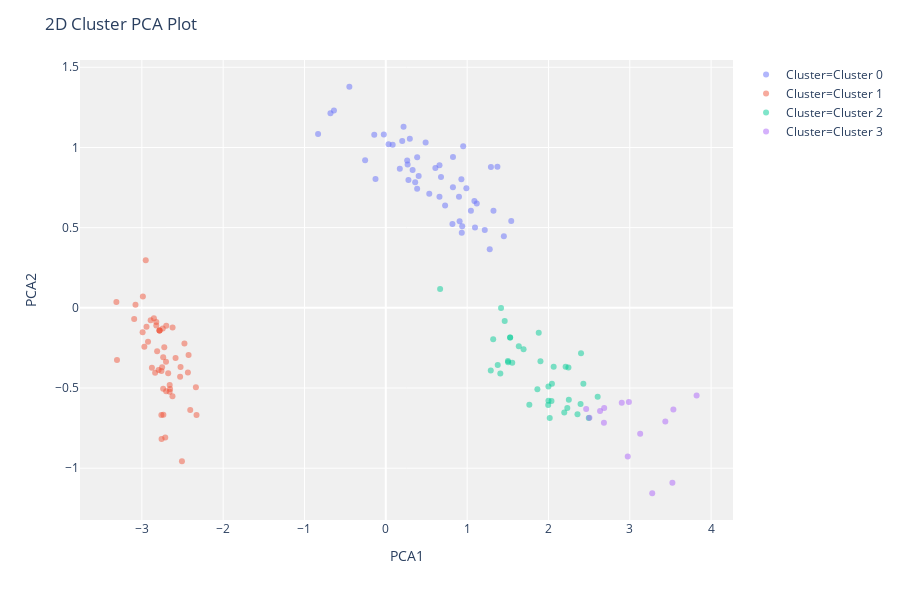

The code cell stored with this chart in its notebook:
### Code cell
plot_model(kmean)

### Figure 1 — Plotly figure (JSON) as saved in the notebook; plotly's stock layout.template omitted (floating-point values rounded to 4 significant figures)
{"data": [{"customdata": [[5.1], [4.9], [4.7], [4.6], [5], [5.4], [4.6], [5], [4.4], [4.9], [5.4], [4.8], [4.8], [4.3], [5.8], [5.7], [5.4], [5.1], [5.7], [5.1], [5.4], [5.1], [4.6], [5.1], [4.8], [5], [5], [5.2], [5.2], [4.7], [4.8], [5.4], [5.2], [5.5], [4.9], [5], [5.5], [4.9], [4.4], [5.1], [5], [4.5], [4.4], [5], [5.1], [4.8], [5.1], [4.6], [5.3], [5]], "hoverlabel": {"namelength": 0}, "hovertemplate": "Cluster=Cluster 0<br>PCA1=%{x}<br>PCA2=%{y}<br>Feature=%{customdata[0]}", "legendgroup": "Cluster=Cluster 0", "marker": {"color": "#636efa", "opacity": 0.5, "symbol": "circle"}, "mode": "markers", "name": "Cluster=Cluster 0", "showlegend": true, "textposition": "top center", "type": "scatter", "x": [0.7291, 1.292, 0.3853, 1.118, 0.08439, 0.9515, 0.2681, 0.6786, 0.9341, -0.1268, 0.9906, 0.2953, 0.5345, -0.4482, 0.03365, 1.046, -0.6807, 1.097, 0.6601, 1.089, 0.2181, 1.452, 0.9293, 0.9076, 1.324, 1.542, 0.3294, -0.8329, 0.6598, 0.4039, 0.3611, 0.3856, -0.638, 0.2629, 0.8998, 0.4897, 0.9395, 0.2018, 0.8259, 1.217, 0.8193, 0.6093, 1.372, 0.1721, -0.1422, -0.0248, -0.2545, 0.8253, 0.2785, 1.278], "xaxis": "x", "y": [0.6381, 0.8776, 0.7419, 0.6506, 1.016, 1.008, 0.8937, 0.8164, 0.4687, 0.8039, 0.745, 1.054, 0.7113, 1.379, 1.02, 0.6062, 1.213, 0.5005, 0.8896, 0.6664, 1.129, 0.4462, 0.8011, 0.5406, 0.6053, 0.5415, 0.8591, 1.085, 0.6929, 0.8223, 0.7836, 0.9387, 1.23, 0.9189, 0.6928, 1.032, 0.5082, 1.04, 0.9401, 0.4858, 0.523, 0.8712, 0.8803, 0.8668, 1.079, 1.081, 0.9198, 0.7513, 0.7975, 0.3649], "yaxis": "y"}, {"customdata": [[7], [6.4], [6.9], [5.5], [6.5], [5.7], [6.3], [4.9], [6.6], [5.2], [5], [5.9], [6], [6.1], [5.6], [6.7], [5.6], [5.8], [6.2], [5.6], [5.9], [6.1], [6.3], [6.1], [6.4], [6.6], [6.8], [6.7], [6], [5.7], [5.5], [5.5], [5.8], [6], [5.4], [6], [6.7], [6.3], [5.6], [5.5], [5.5], [6.1], [5.8], [5], [5.6], [5.7], [5.7], [6.2], [5.1], [5.7]], "hoverlabel": {"namelength": 0}, "hovertemplate": "Cluster=Cluster 1<br>PCA1=%{x}<br>PCA2=%{y}<br>Feature=%{customdata[0]}", "legendgroup": "Cluster=Cluster 1", "marker": {"color": "#EF553B", "opacity": 0.5, "symbol": "circle"}, "mode": "markers", "name": "Cluster=Cluster 1", "showlegend": true, "textposition": "top center", "type": "scatter", "x": [-2.794, -2.658, -3.306, -2.658, -2.434, -2.701, -2.328, -2.759, -2.736, -2.757, -3.313, -2.892, -2.425, -2.724, -2.783, -2.987, -2.738, -2.924, -2.405, -2.837, -2.852, -2.991, -2.822, -2.812, -2.623, -2.476, -2.507, -2.822, -2.943, -2.653, -2.622, -2.335, -2.524, -3.095, -2.952, -2.876, -3.078, -2.783, -2.738, -2.703, -2.783, -2.586, -2.969, -2.751, -2.743, -2.7, -2.676, -2.76, -2.712, -2.53], "xaxis": "x", "y": [-0.3878, -0.524, -0.3258, -0.4808, -0.4026, -0.5195, -0.6686, -0.3936, -0.6672, -0.8173, 0.03684, -0.07728, -0.2934, -0.2458, -0.1416, 0.071, -0.3083, -0.2121, -0.6367, -0.4049, -0.06516, -0.1523, -0.1105, -0.2714, -0.5514, -0.2229, -0.9567, -0.08891, -0.1173, -0.506, -0.1226, -0.4948, -0.3684, -0.07012, 0.2971, -0.3738, 0.01888, -0.1416, -0.505, -0.3357, -0.1416, -0.3123, -0.2422, -0.3707, -0.1294, -0.1123, -0.4076, -0.6687, -0.8089, -0.4295], "yaxis": "y"}, {"customdata": [[6.3], [5.8], [7.1], [6.3], [6.5], [7.6], [4.9], [7.3], [6.7], [7.2], [6.5], [6.4], [6.8], [5.7], [5.8], [6.4], [6.5], [7.7], [7.7], [6], [6.9], [5.6], [7.7], [6.3], [6.7], [7.2], [6.2], [6.1], [6.4], [7.2], [7.4], [7.9], [6.4], [6.3], [6.1], [7.7]], "hoverlabel": {"namelength": 0}, "hovertemplate": "Cluster=Cluster 2<br>PCA1=%{x}<br>PCA2=%{y}<br>Feature=%{customdata[0]}", "legendgroup": "Cluster=Cluster 2", "marker": {"color": "#00cc96", "opacity": 0.5, "symbol": "circle"}, "mode": "markers", "name": "Cluster=Cluster 2", "showlegend": true, "textposition": "top center", "type": "scatter", "x": [2.357, 2.232, 1.376, 1.408, 2.211, 2.246, 1.555, 1.88, 2.0, 1.864, 2.194, 2.395, 2.016, 1.528, 2.496, 2.037, 1.635, 1.502, 1.291, 1.32, 2.605, 1.417, 1.997, 1.528, 2.064, 2.429, 0.6675, 2.401, 1.765, 1.902, 2.251, 1.462, 1.504, 1.694, 2.0, 2.043], "xaxis": "x", "y": [-0.664, -0.624, -0.3558, -0.4097, -0.367, -0.3728, -0.3428, -0.1551, -0.4907, -0.5081, -0.6527, -0.6001, -0.6873, -0.1846, -0.6873, -0.5803, -0.2402, -0.331, -0.39, -0.1954, -0.5548, -0.00126, -0.6061, -0.1846, -0.3666, -0.4739, 0.1169, -0.283, -0.6047, -0.3337, -0.5732, -0.08163, -0.3397, -0.2582, -0.5795, -0.4736], "yaxis": "y"}, {"customdata": [[6.3], [6.4], [6], [6.9], [6.7], [6.9], [5.8], [6.8], [6.7], [6.7], [6.3], [6.5], [6.2], [5.9]], "hoverlabel": {"namelength": 0}, "hovertemplate": "Cluster=Cluster 3<br>PCA1=%{x}<br>PCA2=%{y}<br>Feature=%{customdata[0]}", "legendgroup": "Cluster=Cluster 3", "marker": {"color": "#ab63fa", "opacity": 0.5, "symbol": "circle"}, "mode": "markers", "name": "Cluster=Cluster 3", "showlegend": true, "textposition": "top center", "type": "scatter", "x": [2.901, 3.536, 3.822, 2.685, 3.524, 2.634, 3.437, 3.276, 2.989, 2.975, 2.504, 2.464, 2.682, 3.128], "xaxis": "x", "y": [-0.5912, -0.6335, -0.5467, -0.6249, -1.09, -0.6433, -0.7085, -1.156, -0.5872, -0.9273, -0.686, -0.6308, -0.7162, -0.7857], "yaxis": "y"}], "layout": {"height": 600, "legend": {"tracegroupgap": 0}, "margin": {"t": 60}, "plot_bgcolor": "rgb(240,240,240)", "title": {"text": "2D Cluster PCA Plot"}, "xaxis": {"anchor": "y", "domain": [0, 1], "title": {"text": "PCA1"}}, "yaxis": {"anchor": "x", "domain": [0, 1], "title": {"text": "PCA2"}}}}
